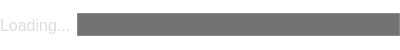
<?xml version="1.0" encoding="UTF-8"?>
<ui version="4.0">
 <class>ForensicsAnswerBox</class>
 <widget class="QWidget" name="ForensicsAnswerBox">
  <property name="geometry">
   <rect>
    <x>0</x>
    <y>0</y>
    <width>400</width>
    <height>50</height>
   </rect>
  </property>
  <property name="sizePolicy">
   <sizepolicy hsizetype="MinimumExpanding" vsizetype="Minimum">
    <horstretch>0</horstretch>
    <verstretch>0</verstretch>
   </sizepolicy>
  </property>
  <property name="minimumSize">
   <size>
    <width>0</width>
    <height>50</height>
   </size>
  </property>
  <property name="maximumSize">
   <size>
    <width>16777215</width>
    <height>83</height>
   </size>
  </property>
  <property name="windowTitle">
   <string>Form</string>
  </property>
  <property name="styleSheet">
   <string notr="true">background-color: rgba(0,0,0,0);</string>
  </property>
  <layout class="QHBoxLayout" name="horizontalLayout">
   <property name="leftMargin">
    <number>0</number>
   </property>
   <property name="topMargin">
    <number>0</number>
   </property>
   <property name="rightMargin">
    <number>0</number>
   </property>
   <property name="bottomMargin">
    <number>0</number>
   </property>
   <item>
    <widget class="QLabel" name="NameLabel">
     <property name="font">
      <font>
       <pointsize>12</pointsize>
      </font>
     </property>
     <property name="styleSheet">
      <string notr="true">color: rgb(220,220,220);</string>
     </property>
     <property name="text">
      <string>Loading...</string>
     </property>
     <property name="alignment">
      <set>Qt::AlignLeading|Qt::AlignLeft|Qt::AlignVCenter</set>
     </property>
     <property name="margin">
      <number>10</number>
     </property>
    </widget>
   </item>
   <item>
    <widget class="QLineEdit" name="TextValue">
     <property name="sizePolicy">
      <sizepolicy hsizetype="MinimumExpanding" vsizetype="Fixed">
       <horstretch>0</horstretch>
       <verstretch>0</verstretch>
      </sizepolicy>
     </property>
     <property name="font">
      <font>
       <pointsize>12</pointsize>
      </font>
     </property>
     <property name="styleSheet">
      <string notr="true">color: rgb(220,220,220);
background-color: rgba(0,0,0, 140);
border: 1px solid rgba(255,255,255,40);</string>
     </property>
     <property name="maxLength">
      <number>1024</number>
     </property>
     <property name="placeholderText">
      <string/>
     </property>
     <property name="clearButtonEnabled">
      <bool>false</bool>
     </property>
    </widget>
   </item>
  </layout>
 </widget>
 <resources/>
 <connections/>
</ui>
